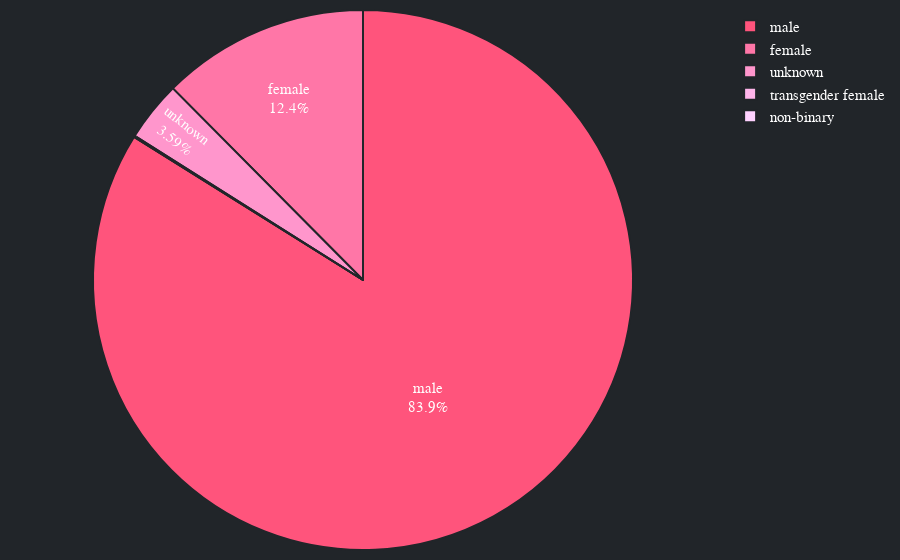

Here is the notebook cell this chart was saved with:
### Code cell
fig = px.pie(df1, values='count', names='gender')

fig.update_traces(textposition='inside', textinfo='percent+label', marker=dict(colors=colors[::-1][2:], line=dict(color='#212529', width=2)), textfont=dict(family="Arial, san serif",size=15,color="white"),hoverlabel=dict(font_size=14,font_family="Arial, san serif", font_color='white'))

fig.update_traces(hovertemplate=('<br>Total %{label} directors are %{value}<br><extra></extra>'))
fig.update_layout(paper_bgcolor="#212529", plot_bgcolor ='rgba(0, 0, 0, 0)', hoverlabel_bordercolor='#212529',margin=margin, yaxis_gridcolor ='rgba(225, 225, 225, .5)', font_color="white", font_family="Arial, san serif", font_size=15)
fig.write_html('visualization/five.html')
fig.show()

### Figure 1 — Plotly figure (JSON) as saved in the notebook; plotly's stock layout.template omitted (floating-point values rounded to 4 significant figures)
{"data": [{"domain": {"x": [0, 1], "y": [0, 1]}, "hoverlabel": {"font": {"color": "white", "family": "Arial, san serif", "size": 14}}, "hovertemplate": "<br>Total %{label} directors are %{value}<br><extra></extra>", "labels": ["male", "female", "unknown", "transgender female", "non-binary"], "legendgroup": "", "marker": {"colors": ["#ff547c", "#ff76a7", "#ff96cc", "#ffb5ea", "#ffd2ff", "#e2c1f5", "#c2b2ea", "#a0a3de", "#7b95d0", "#5287c1", "#0f79af"], "line": {"color": "#212529", "width": 2}}, "name": "", "showlegend": true, "textfont": {"color": "white", "family": "Arial, san serif", "size": 15}, "textinfo": "percent+label", "textposition": "inside", "type": "pie", "values": [5975, 886, 256, 4, 2]}], "layout": {"font": {"color": "white", "family": "Arial, san serif", "size": 15}, "hoverlabel": {"bordercolor": "#212529"}, "legend": {"tracegroupgap": 0}, "margin": {"b": 10, "l": 10, "r": 10, "t": 10}, "paper_bgcolor": "#212529", "plot_bgcolor": "rgba(0, 0, 0, 0)", "yaxis": {"gridcolor": "rgba(225, 225, 225, .5)"}}}
